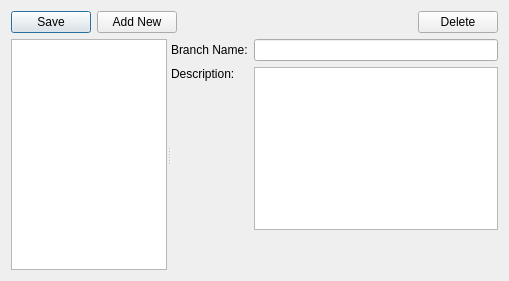
<?xml version="1.0" encoding="UTF-8"?>
<ui version="4.0">
 <class>BranchEditor</class>
 <widget class="QDialog" name="BranchEditor">
  <property name="geometry">
   <rect>
    <x>0</x>
    <y>0</y>
    <width>509</width>
    <height>281</height>
   </rect>
  </property>
  <property name="windowTitle">
   <string>Branches</string>
  </property>
  <layout class="QVBoxLayout" name="verticalLayout">
   <item>
    <layout class="QHBoxLayout" name="horizontalLayout">
     <item>
      <widget class="QPushButton" name="cmdSave">
       <property name="text">
        <string>Save</string>
       </property>
      </widget>
     </item>
     <item>
      <widget class="QPushButton" name="cmdNewBranch">
       <property name="text">
        <string>Add New</string>
       </property>
      </widget>
     </item>
     <item>
      <spacer name="horizontalSpacer">
       <property name="orientation">
        <enum>Qt::Horizontal</enum>
       </property>
       <property name="sizeHint" stdset="0">
        <size>
         <width>40</width>
         <height>20</height>
        </size>
       </property>
      </spacer>
     </item>
     <item>
      <widget class="QPushButton" name="cmdDeleteBranch">
       <property name="text">
        <string>Delete</string>
       </property>
      </widget>
     </item>
    </layout>
   </item>
   <item>
    <widget class="QSplitter" name="splitter">
     <property name="sizePolicy">
      <sizepolicy hsizetype="Expanding" vsizetype="Preferred">
       <horstretch>0</horstretch>
       <verstretch>2</verstretch>
      </sizepolicy>
     </property>
     <property name="orientation">
      <enum>Qt::Horizontal</enum>
     </property>
     <widget class="QListView" name="lstBranches">
      <property name="maximumSize">
       <size>
        <width>156</width>
        <height>16777215</height>
       </size>
      </property>
     </widget>
     <widget class="QWidget" name="layoutWidget">
      <layout class="QGridLayout" name="gridLayout">
       <item row="1" column="1">
        <widget class="QPlainTextEdit" name="txtDescription">
         <property name="sizePolicy">
          <sizepolicy hsizetype="Expanding" vsizetype="Preferred">
           <horstretch>0</horstretch>
           <verstretch>1</verstretch>
          </sizepolicy>
         </property>
        </widget>
       </item>
       <item row="0" column="0">
        <widget class="QLabel" name="label">
         <property name="text">
          <string>Branch Name:</string>
         </property>
        </widget>
       </item>
       <item row="1" column="0">
        <widget class="QLabel" name="label_2">
         <property name="text">
          <string>Description:</string>
         </property>
         <property name="alignment">
          <set>Qt::AlignLeading|Qt::AlignLeft|Qt::AlignTop</set>
         </property>
        </widget>
       </item>
       <item row="0" column="1">
        <widget class="QLineEdit" name="txtBranchName"/>
       </item>
       <item row="2" column="1">
        <spacer name="verticalSpacer">
         <property name="orientation">
          <enum>Qt::Vertical</enum>
         </property>
         <property name="sizeHint" stdset="0">
          <size>
           <width>20</width>
           <height>40</height>
          </size>
         </property>
        </spacer>
       </item>
      </layout>
     </widget>
    </widget>
   </item>
  </layout>
 </widget>
 <resources/>
 <connections/>
</ui>
